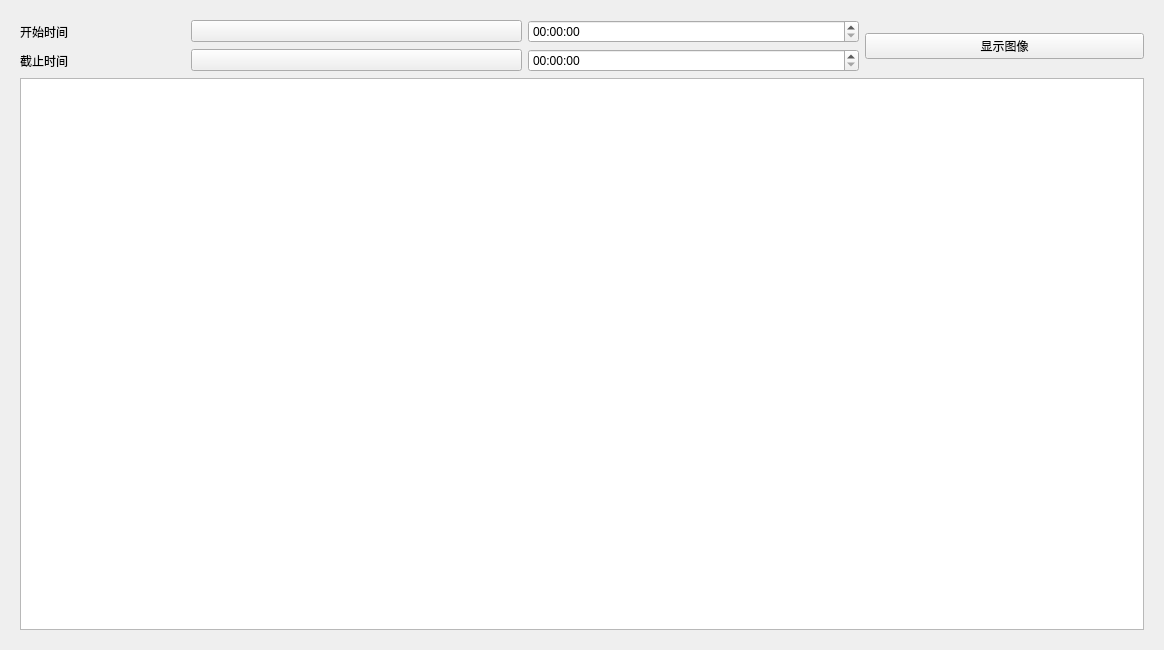
<?xml version="1.0" encoding="UTF-8"?>
<ui version="4.0">
 <class>SpecialNumIU</class>
 <widget class="QWidget" name="SpecialNumIU">
  <property name="geometry">
   <rect>
    <x>0</x>
    <y>0</y>
    <width>1164</width>
    <height>650</height>
   </rect>
  </property>
  <property name="windowTitle">
   <string>特定时间段IU均值</string>
  </property>
  <property name="windowIcon">
   <iconset resource="../../../qtResource/resource.qrc">
    <normaloff>:/icons/icons/预览.png</normaloff>:/icons/icons/预览.png</iconset>
  </property>
  <layout class="QHBoxLayout" name="horizontalLayout_2">
   <item>
    <widget class="CardWidget" name="CardWidget_2">
     <layout class="QVBoxLayout" name="verticalLayout">
      <item>
       <layout class="QHBoxLayout" name="horizontalLayout" stretch="3,1">
        <item>
         <layout class="QGridLayout" name="gridLayout" columnstretch="1,2,2">
          <item row="0" column="0">
           <widget class="CaptionLabel" name="CaptionLabel">
            <property name="font">
             <font>
              <pointsize>9</pointsize>
              <weight>50</weight>
              <bold>false</bold>
             </font>
            </property>
            <property name="text">
             <string>开始时间</string>
            </property>
           </widget>
          </item>
          <item row="0" column="1">
           <widget class="CalendarPicker" name="CalendarPicker"/>
          </item>
          <item row="0" column="2">
           <widget class="TimeEdit" name="TimeEdit"/>
          </item>
          <item row="1" column="0">
           <widget class="CaptionLabel" name="CaptionLabel_2">
            <property name="font">
             <font>
              <pointsize>9</pointsize>
              <weight>50</weight>
              <bold>false</bold>
             </font>
            </property>
            <property name="text">
             <string>截止时间</string>
            </property>
           </widget>
          </item>
          <item row="1" column="1">
           <widget class="CalendarPicker" name="CalendarPicker_2"/>
          </item>
          <item row="1" column="2">
           <widget class="TimeEdit" name="TimeEdit_2"/>
          </item>
         </layout>
        </item>
        <item>
         <widget class="PrimaryPushButton" name="PrimaryPushButton">
          <property name="text">
           <string>显示图像</string>
          </property>
         </widget>
        </item>
       </layout>
      </item>
      <item>
       <layout class="QGridLayout" name="gridLayoutRight">
        <item row="0" column="0">
         <widget class="QGraphicsView" name="graphicsView_2"/>
        </item>
       </layout>
      </item>
     </layout>
    </widget>
   </item>
  </layout>
 </widget>
 <customwidgets>
  <customwidget>
   <class>PushButton</class>
   <extends>QPushButton</extends>
   <header>qfluentwidgets</header>
  </customwidget>
  <customwidget>
   <class>PrimaryPushButton</class>
   <extends>PushButton</extends>
   <header>qfluentwidgets</header>
  </customwidget>
  <customwidget>
   <class>CardWidget</class>
   <extends>QFrame</extends>
   <header>qfluentwidgets</header>
   <container>1</container>
  </customwidget>
  <customwidget>
   <class>CalendarPicker</class>
   <extends>QPushButton</extends>
   <header>qfluentwidgets</header>
  </customwidget>
  <customwidget>
   <class>CaptionLabel</class>
   <extends>QLabel</extends>
   <header>qfluentwidgets</header>
  </customwidget>
  <customwidget>
   <class>TimeEdit</class>
   <extends>QTimeEdit</extends>
   <header>qfluentwidgets</header>
  </customwidget>
 </customwidgets>
 <resources>
  <include location="../../../qtResource/resource.qrc"/>
 </resources>
 <connections/>
</ui>
